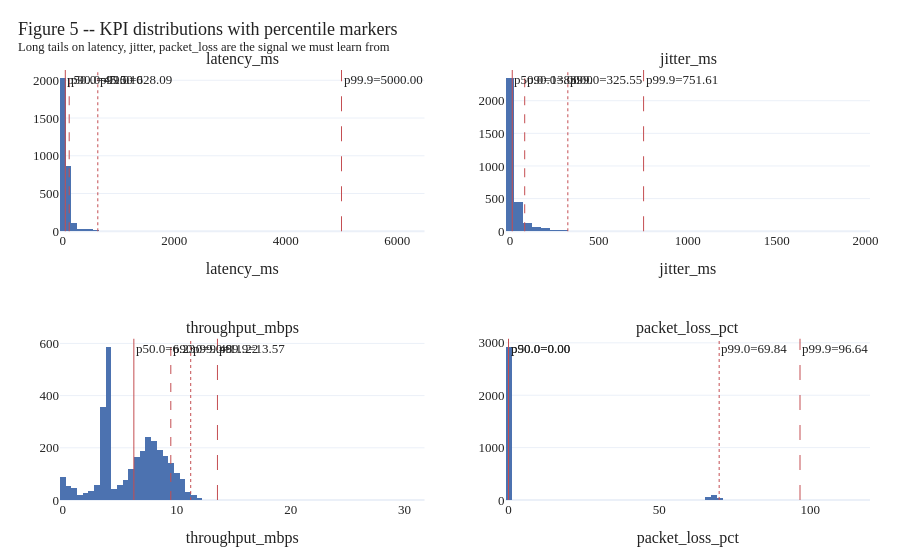

Notebook code for this chart:
### Markdown cell above
**Interpretation.** The capture window spans 2026-03-27 to 2026-04-05 with a
visible gap on 2026-03-31 / 2026-04-01 (no files cover those days). The gap
is operationally relevant: any temporal model trained on data preceding the
gap and tested after it must contend with a discontinuity rather than a
smooth time series.

### Code cell
KPI_COLS = ["latency_ms", "jitter_ms", "throughput_mbps", "packet_loss_pct"]
fig = make_subplots(rows=2, cols=2, subplot_titles=KPI_COLS)
for i, col in enumerate(KPI_COLS):
    r, c = divmod(i, 2)
    series = df[col].dropna()
    fig.add_trace(go.Histogram(x=series, nbinsx=80, marker_color="#4C72B0",
                               showlegend=False), row=r + 1, col=c + 1)
    for q, dash in [(0.5, "solid"), (0.9, "dash"), (0.99, "dot"), (0.999, "longdash")]:
        v = series.quantile(q)
        fig.add_vline(x=v, line=dict(color="#C44E52", dash=dash, width=1),
                      annotation_text=f"p{int(q*1000)/10}={v:.2f}",
                      annotation_position="top right",
                      row=r + 1, col=c + 1)
    fig.update_xaxes(title_text=col, row=r + 1, col=c + 1)

style(fig, "Figure 5 -- KPI distributions with percentile markers",
      "Long tails on latency, jitter, packet_loss are the signal we must learn from")
save_fig(fig, "fig05_kpi_distributions")
fig.show()

### Figure 1 — Plotly figure (JSON) as saved in the notebook; plotly's stock layout.template omitted (floating-point values rounded to 4 significant figures; data arrays with more than 128 entries replaced by an {"elided": "..."} marker saying what was removed)
{"data": [{"marker": {"color": "#4C72B0"}, "nbinsx": 80, "showlegend": false, "type": "histogram", "x": {"elided": "3127 float values"}, "xaxis": "x", "yaxis": "y"}, {"marker": {"color": "#4C72B0"}, "nbinsx": 80, "showlegend": false, "type": "histogram", "x": {"elided": "3127 float values"}, "xaxis": "x2", "yaxis": "y2"}, {"marker": {"color": "#4C72B0"}, "nbinsx": 80, "showlegend": false, "type": "histogram", "x": {"elided": "3127 float values"}, "xaxis": "x3", "yaxis": "y3"}, {"marker": {"color": "#4C72B0"}, "nbinsx": 80, "showlegend": false, "type": "histogram", "x": {"elided": "3127 float values"}, "xaxis": "x4", "yaxis": "y4"}], "layout": {"annotations": [{"font": {"size": 16}, "showarrow": false, "text": "latency_ms", "x": 0.225, "xanchor": "center", "xref": "paper", "y": 1, "yanchor": "bottom", "yref": "paper"}, {"font": {"size": 16}, "showarrow": false, "text": "jitter_ms", "x": 0.775, "xanchor": "center", "xref": "paper", "y": 1, "yanchor": "bottom", "yref": "paper"}, {"font": {"size": 16}, "showarrow": false, "text": "throughput_mbps", "x": 0.225, "xanchor": "center", "xref": "paper", "y": 0.375, "yanchor": "bottom", "yref": "paper"}, {"font": {"size": 16}, "showarrow": false, "text": "packet_loss_pct", "x": 0.775, "xanchor": "center", "xref": "paper", "y": 0.375, "yanchor": "bottom", "yref": "paper"}, {"showarrow": false, "text": "p50.0=45.00", "x": 45, "xanchor": "left", "xref": "x", "y": 1, "yanchor": "top", "yref": "y domain"}, {"showarrow": false, "text": "p90.0=115.10", "x": 115.1, "xanchor": "left", "xref": "x", "y": 1, "yanchor": "top", "yref": "y domain"}, {"showarrow": false, "text": "p99.0=628.09", "x": 628.1, "xanchor": "left", "xref": "x", "y": 1, "yanchor": "top", "yref": "y domain"}, {"showarrow": false, "text": "p99.9=5000.00", "x": 5000, "xanchor": "left", "xref": "x", "y": 1, "yanchor": "top", "yref": "y domain"}, {"showarrow": false, "text": "p50.0=13.00", "x": 13, "xanchor": "left", "xref": "x2", "y": 1, "yanchor": "top", "yref": "y2 domain"}, {"showarrow": false, "text": "p90.0=83.00", "x": 83, "xanchor": "left", "xref": "x2", "y": 1, "yanchor": "top", "yref": "y2 domain"}, {"showarrow": false, "text": "p99.0=325.55", "x": 325.6, "xanchor": "left", "xref": "x2", "y": 1, "yanchor": "top", "yref": "y2 domain"}, {"showarrow": false, "text": "p99.9=751.61", "x": 751.6, "xanchor": "left", "xref": "x2", "y": 1, "yanchor": "top", "yref": "y2 domain"}, {"showarrow": false, "text": "p50.0=6.23", "x": 6.233, "xanchor": "left", "xref": "x3", "y": 1, "yanchor": "top", "yref": "y3 domain"}, {"showarrow": false, "text": "p90.0=9.48", "x": 9.477, "xanchor": "left", "xref": "x3", "y": 1, "yanchor": "top", "yref": "y3 domain"}, {"showarrow": false, "text": "p99.0=11.22", "x": 11.22, "xanchor": "left", "xref": "x3", "y": 1, "yanchor": "top", "yref": "y3 domain"}, {"showarrow": false, "text": "p99.9=13.57", "x": 13.57, "xanchor": "left", "xref": "x3", "y": 1, "yanchor": "top", "yref": "y3 domain"}, {"showarrow": false, "text": "p50.0=0.00", "x": 0, "xanchor": "left", "xref": "x4", "y": 1, "yanchor": "top", "yref": "y4 domain"}, {"showarrow": false, "text": "p90.0=0.00", "x": 0, "xanchor": "left", "xref": "x4", "y": 1, "yanchor": "top", "yref": "y4 domain"}, {"showarrow": false, "text": "p99.0=69.84", "x": 69.84, "xanchor": "left", "xref": "x4", "y": 1, "yanchor": "top", "yref": "y4 domain"}, {"showarrow": false, "text": "p99.9=96.64", "x": 96.64, "xanchor": "left", "xref": "x4", "y": 1, "yanchor": "top", "yref": "y4 domain"}], "font": {"color": "#222", "family": "Georgia, serif", "size": 13}, "margin": {"b": 60, "l": 60, "r": 30, "t": 70}, "shapes": [{"line": {"color": "#C44E52", "dash": "solid", "width": 1}, "type": "line", "x0": 45, "x1": 45, "xref": "x", "y0": 0, "y1": 1, "yref": "y domain"}, {"line": {"color": "#C44E52", "dash": "dash", "width": 1}, "type": "line", "x0": 115.1, "x1": 115.1, "xref": "x", "y0": 0, "y1": 1, "yref": "y domain"}, {"line": {"color": "#C44E52", "dash": "dot", "width": 1}, "type": "line", "x0": 628.1, "x1": 628.1, "xref": "x", "y0": 0, "y1": 1, "yref": "y domain"}, {"line": {"color": "#C44E52", "dash": "longdash", "width": 1}, "type": "line", "x0": 5000, "x1": 5000, "xref": "x", "y0": 0, "y1": 1, "yref": "y domain"}, {"line": {"color": "#C44E52", "dash": "solid", "width": 1}, "type": "line", "x0": 13, "x1": 13, "xref": "x2", "y0": 0, "y1": 1, "yref": "y2 domain"}, {"line": {"color": "#C44E52", "dash": "dash", "width": 1}, "type": "line", "x0": 83, "x1": 83, "xref": "x2", "y0": 0, "y1": 1, "yref": "y2 domain"}, {"line": {"color": "#C44E52", "dash": "dot", "width": 1}, "type": "line", "x0": 325.6, "x1": 325.6, "xref": "x2", "y0": 0, "y1": 1, "yref": "y2 domain"}, {"line": {"color": "#C44E52", "dash": "longdash", "width": 1}, "type": "line", "x0": 751.6, "x1": 751.6, "xref": "x2", "y0": 0, "y1": 1, "yref": "y2 domain"}, {"line": {"color": "#C44E52", "dash": "solid", "width": 1}, "type": "line", "x0": 6.233, "x1": 6.233, "xref": "x3", "y0": 0, "y1": 1, "yref": "y3 domain"}, {"line": {"color": "#C44E52", "dash": "dash", "width": 1}, "type": "line", "x0": 9.477, "x1": 9.477, "xref": "x3", "y0": 0, "y1": 1, "yref": "y3 domain"}, {"line": {"color": "#C44E52", "dash": "dot", "width": 1}, "type": "line", "x0": 11.22, "x1": 11.22, "xref": "x3", "y0": 0, "y1": 1, "yref": "y3 domain"}, {"line": {"color": "#C44E52", "dash": "longdash", "width": 1}, "type": "line", "x0": 13.57, "x1": 13.57, "xref": "x3", "y0": 0, "y1": 1, "yref": "y3 domain"}, {"line": {"color": "#C44E52", "dash": "solid", "width": 1}, "type": "line", "x0": 0, "x1": 0, "xref": "x4", "y0": 0, "y1": 1, "yref": "y4 domain"}, {"line": {"color": "#C44E52", "dash": "dash", "width": 1}, "type": "line", "x0": 0, "x1": 0, "xref": "x4", "y0": 0, "y1": 1, "yref": "y4 domain"}, {"line": {"color": "#C44E52", "dash": "dot", "width": 1}, "type": "line", "x0": 69.84, "x1": 69.84, "xref": "x4", "y0": 0, "y1": 1, "yref": "y4 domain"}, {"line": {"color": "#C44E52", "dash": "longdash", "width": 1}, "type": "line", "x0": 96.64, "x1": 96.64, "xref": "x4", "y0": 0, "y1": 1, "yref": "y4 domain"}], "title": {"text": "Figure 5 -- KPI distributions with percentile markers<br><sup>Long tails on latency, jitter, packet_loss are the signal we must learn from</sup>", "x": 0.02, "xanchor": "left"}, "xaxis": {"anchor": "y", "domain": [0, 0.45], "title": {"text": "latency_ms"}}, "xaxis2": {"anchor": "y2", "domain": [0.55, 1], "title": {"text": "jitter_ms"}}, "xaxis3": {"anchor": "y3", "domain": [0, 0.45], "title": {"text": "throughput_mbps"}}, "xaxis4": {"anchor": "y4", "domain": [0.55, 1], "title": {"text": "packet_loss_pct"}}, "yaxis": {"anchor": "x", "domain": [0.625, 1]}, "yaxis2": {"anchor": "x2", "domain": [0.625, 1]}, "yaxis3": {"anchor": "x3", "domain": [0, 0.375]}, "yaxis4": {"anchor": "x4", "domain": [0, 0.375]}}}
